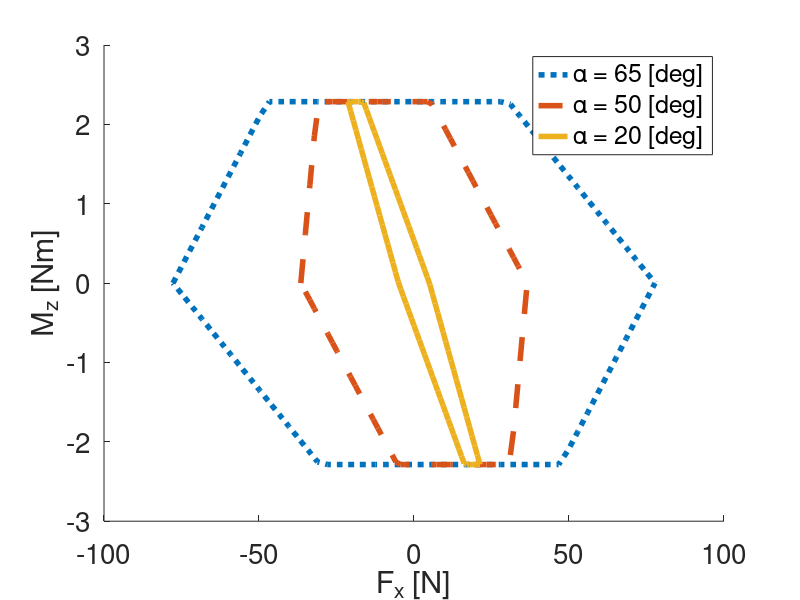

Here is the MATLAB script that generated this plot: (Note: this script raises an error after producing the figure.)
%% Look at how the 2D curve changes
% Visualize how the limit surface changes as we change our alpha parameter
% (how much the gripper engulfs the object) 

generateData = 0; % toggle whether we want to generate the data too 

if generateData
    
    defineParameters; 

    A20 = defineGeometry(20,r);
    A50 = defineGeometry(50,r);
    A65 = defineGeometry(65,r);
    A80 = defineGeometry(80,r);

    % [fx_max, tensions, components ] = cvxGripMaxFx( A, constraints);
    fy = 0; 

    [limit20, tensions20] = limitSurfaceMz2D(A20,constraints, fy);
    [limit50, tensions50] = limitSurfaceMz2D(A50,constraints, fy);
    [limit65, tensions50] = limitSurfaceMz2D(A65,constraints, fy);
    [limit80, tensions80] = limitSurfaceMz2D(A80,constraints, fy);

    save('varyingAlpha_Sept8','limit20','limit50','limit65','limit20')
else
    
    load('varyingAlpha_Sept8')
    
end
%% Overlay plots 
figure; set(gca,'fontsize',20); hold on; 
%plot(limit80(:,1),limit80(:,3),'*')
plot(limit65(:,1),limit65(:,3),':','LineWidth',4)
plot(limit50(:,1),limit50(:,3),'--','LineWidth',4)
plot(limit20(:,1),limit20(:,3),'-','LineWidth',4)

%title('Varying \alpha (assuming F_y = 0)')
xlabel('F_x [N]')
ylabel('M_z [Nm]')
legend('\alpha = 65 [deg]', '\alpha = 50 [deg]', '\alpha = 20 [deg]')

fig = gcf;
fig.PaperPositionMode = 'auto'
fig_pos = fig.PaperPosition;
fig.PaperSize = [fig_pos(3) fig_pos(4)];

addpath('functionsCvx','functionsHelper','dataGenerated')
print(fig,'varyingAlpha','-dpdf')



%% Looking at how alpha varies largest Fx you can achieve... 
% % Note this is still assuming Fy is positive
% 
% alphas = 0:80';
% r = 9/2*0.0254; % Distance from object COM to object surface
% maxFx = zeros(size(alphas));
% 
% constraints = [20 20 100000000000 100000000000]';
% nAlpha = numel(alphas);
% for ii = 1:nAlpha
%     disp(['Trial ' num2str(ii) ' of ' num2str(nAlpha)]); 
%     A20 = defineGeometry(alphas(ii),r);
%     [ fx, tensions, components ] = cvxGripMaxFx( A20, constraints);
%     maxFx(ii) = fx; 
% end
% 
% figure; set(gca,'fontsize',16); hold on; 
% plot(alphas,maxFx,'Linewidth',3')
% title('Net Achievable Accelerations on Object')
% ylabel('Max F_x [N]')
% xlabel('\alpha [deg]')